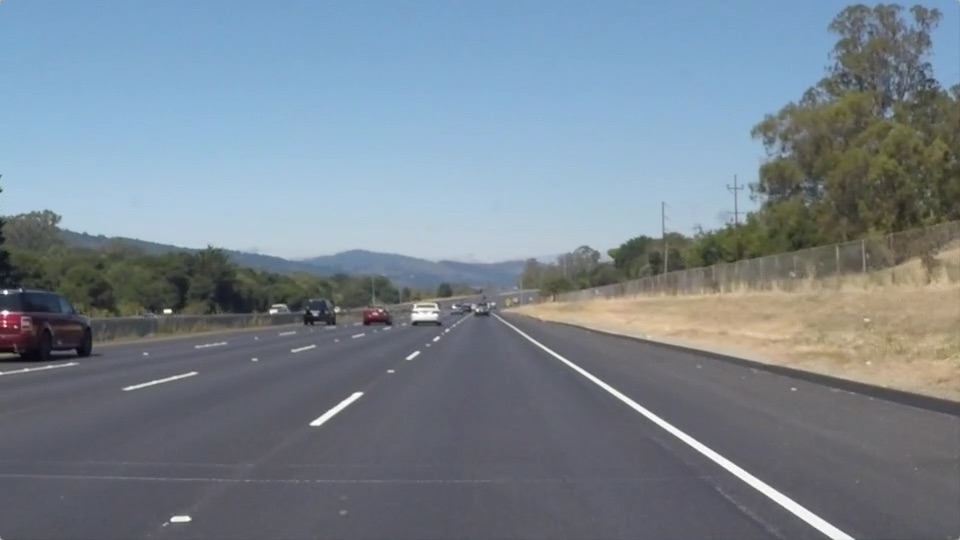
#> input picture test_images/solidWhiteRight.jpg, 960 x 540 px
$ jupyter execute --allow-errors P1.ipynb   (shell and % lines are left out)
#> lines starting #> are read from the running program, lines starting #| are printed output that depends on the picture; after the words box and inside, x2 and y2 are one past the last pixel; in counts of white or black regions, pixels touching at a corner belong together
# Self-Driving Car Engineer Nanodegree

## Project: **Finding Lane Lines on the Road**
***
In this project, you will use the tools you learned about in the lesson to identify lane lines on the road.  You can develop your pipeline on a series of individual images, and later apply the result to a video stream (really just a series of images). Check out the video clip "raw-lines-example.mp4" (also contained in this repository) to see what the output should look like after using the helper functions below.

Once you have a result that looks roughly like "raw-lines-example.mp4", you'll need to get creative and try to average and/or extrapolate the line segments you've detected to map out the full extent of the lane lines.  You can see an example of the result you're going for in the video "P1_example.mp4".  Ultimately, you would like to draw just one line for the left side of the lane, and one for the right.

In addition to implementing code, there is a brief writeup to complete. The writeup should be completed in a separate file, which can be either a markdown file or a pdf document. There is a [write up template](https://github.com/udacity/CarND-LaneLines-P1/blob/master/writeup_template.md) that can be used to guide the writing process. Completing both the code in the Ipython notebook and the writeup template will cover all of the [rubric points](https://review.udacity.com/#!/rubrics/322/view) for this project.

---
Let's have a look at our first image called 'test_images/solidWhiteRight.jpg'.  Run the 2 cells below (hit Shift-Enter or the "play" button above) to display the image.

**Note: If, at any point, you encounter frozen display windows or other confounding issues, you can always start again with a clean slate by going to the "Kernel" menu above and selecting "Restart & Clear Output".**

---

**The tools you have are color selection, region of interest selection, grayscaling, Gaussian smoothing, Canny Edge Detection and Hough Tranform line detection.  You  are also free to explore and try other techniques that were not presented in the lesson.  Your goal is piece together a pipeline to detect the line segments in the image, then average/extrapolate them and draw them onto the image for display (as below).  Once you have a working pipeline, try it out on the video stream below.**

---

<figure>

 <figcaption>
 <p></p>
 <p style="text-align: center;"> Your output should look something like this (above) after detecting line segments using the helper functions below </p>
 </figcaption>
</figure>
 <p></p>
<figure>

 <figcaption>
 <p></p>
 <p style="text-align: center;"> Your goal is to connect/average/extrapolate line segments to get output like this</p>
 </figcaption>
</figure>

**Run the cell below to import some packages.  If you get an `import error` for a package you've already installed, try changing your kernel (select the Kernel menu above --> Change Kernel).  Still have problems?  Try relaunching Jupyter Notebook from the terminal prompt.  Also, consult the forums for more troubleshooting tips.**

## Import Packages

[cell 1]
#importing some useful packages
import matplotlib.pyplot as plt
import matplotlib.image as mpimg
import numpy as np
import cv2

## Read in an Image

[cell 2]
#reading in an image
image = mpimg.imread('test_images/solidWhiteRight.jpg')
#> image is the input picture: shape (540, 960, 3); mean R, G, B 120.3, 132.6, 143.7

#printing out some stats and plotting
print('This image is:', type(image), 'with dimensions:', image.shape)
#| This image is: <class 'numpy.ndarray'> with dimensions: (540, 960, 3)
plt.imshow(image)  # if you wanted to show a single color channel image called 'gray', for example, call as plt.imshow(gray, cmap='gray')

## Ideas for Lane Detection Pipeline

**Some OpenCV functions (beyond those introduced in the lesson) that might be useful for this project are:**

`cv2.inRange()` for color selection
`cv2.fillPoly()` for regions selection
`cv2.line()` to draw lines on an image given endpoints
`cv2.addWeighted()` to coadd / overlay two images
`cv2.cvtColor()` to grayscale or change color
`cv2.imwrite()` to output images to file
`cv2.bitwise_and()` to apply a mask to an image

**Check out the OpenCV documentation to learn about these and discover even more awesome functionality!**

## Helper Functions

Below are some helper functions to help get you started. They should look familiar from the lesson!

[cell 3]
import math

# [7 lines left out: function grayscale, not called in this run]
    # Or use BGR2GRAY if you read an image with cv2.imread()
    # return cv2.cvtColor(img, cv2.COLOR_BGR2GRAY)

def canny(img, low_threshold, high_threshold):
    """Applies the Canny transform"""
    return cv2.Canny(img, low_threshold, high_threshold)

def gaussian_blur(img, kernel_size):
    """Applies a Gaussian Noise kernel"""
    return cv2.GaussianBlur(img, (kernel_size, kernel_size), 0)

def region_of_interest(img, vertices):
    """
    Applies an image mask.

    Only keeps the region of the image defined by the polygon
    formed from `vertices`. The rest of the image is set to black.
    `vertices` should be a numpy array of integer points.
    """
    #defining a blank mask to start with
    mask = np.zeros_like(img)

    #defining a 3 channel or 1 channel color to fill the mask with depending on the input image
    if len(img.shape) > 2:
        channel_count = img.shape[2]  # i.e. 3 or 4 depending on your image
        ignore_mask_color = (255,) * channel_count
    else:
        ignore_mask_color = 255

    #filling pixels inside the polygon defined by "vertices" with the fill color
    cv2.fillPoly(mask, vertices, ignore_mask_color)

    #returning the image only where mask pixels are nonzero
    masked_image = cv2.bitwise_and(img, mask)
    return masked_image


def draw_lines(img, lines, color=[255, 0, 0], thickness=2):
    """
    NOTE: this is the function you might want to use as a starting point once you want to
    average/extrapolate the line segments you detect to map out the full
    extent of the lane (going from the result shown in raw-lines-example.mp4
    to that shown in P1_example.mp4).

    Think about things like separating line segments by their
    slope ((y2-y1)/(x2-x1)) to decide which segments are part of the left
    line vs. the right line.  Then, you can average the position of each of
    the lines and extrapolate to the top and bottom of the lane.

    This function draws `lines` with `color` and `thickness`.
    Lines are drawn on the image inplace (mutates the image).
    If you want to make the lines semi-transparent, think about combining
    this function with the weighted_img() function below
    """
    left_lines = []
    left_lengths = []
    right_lines = []
    right_lengths = []

    for line in lines:
        for x1,y1,x2,y2 in line:
            if x2 == x1:
                continue #this is to ignore the vertical lines
            line_slope = ((y2 - y1) / (x2 - x1))
            line_intercept = y1 - line_slope * x1
            line_length = np.sqrt((y2 - y1)**2 + (x2 - x1)**2)

            if line_slope < 0: #since y is reversed, a negative slope would represent a left line
                left_lines.append((line_slope, line_intercept))
                left_lengths.append(line_length)
            elif line_slope > 0: #positive slopes represent right lines
                right_lines.append((line_slope, line_intercept))
                right_lengths.append(line_length)

            #Here we form the left and right lanes by taking their average
            left_lane = np.dot(left_lengths, left_lines / np.sum(left_lengths)) if len(left_lengths) > 0 else None
            right_lane = np.dot(right_lengths, right_lines / np.sum(right_lengths)) if len(right_lengths) > 0 else None

            if left_lane is not None:
                left_slope, left_intercept = left_lane
                left_y1 = img.shape[0]
                left_x1 = int((left_y1 - left_intercept) / left_slope)
                left_y2 = int(left_y1 * 0.6)
                left_x2 = int((left_y2 - left_intercept) / left_slope)
                cv2.line(img, (left_x1, left_y1), (left_x2, left_y2), color, thickness)

            if right_lane is not None:
                right_slope, right_intercept = right_lane
                right_y1 = img.shape[0]
                right_x1 = int((right_y1 - right_intercept) / right_slope)
                right_y2 = int(right_y1 * 0.6)
                right_x2 = int((right_y2 - right_intercept) / right_slope)
                cv2.line(img, (right_x1, right_y1), (right_x2, right_y2), color, thickness)

            #cv2.line(img, (x1, y1), (x2, y2), color, thickness)

def hough_lines(img, rho, theta, threshold, min_line_len, max_line_gap):
    """
    `img` should be the output of a Canny transform.

    Returns an image with hough lines drawn.
    """
    lines = cv2.HoughLinesP(img, rho, theta, threshold, np.array([]), minLineLength=min_line_len, maxLineGap=max_line_gap)
    line_img = np.zeros((img.shape[0], img.shape[1], 3), dtype=np.uint8)
    draw_lines(line_img, lines)
    return line_img

# Python 3 has support for cool math symbols.

def weighted_img(img, initial_img, α=0.8, β=1., γ=0.):
    """
    `img` is the output of the hough_lines(), An image with lines drawn on it.
    Should be a blank image (all black) with lines drawn on it.

    `initial_img` should be the image before any processing.

    The result image is computed as follows:

    initial_img * α + img * β + γ
    NOTE: initial_img and img must be the same shape!
    """
    return cv2.addWeighted(initial_img, α, img, β, γ)

def mask_image(img):
    #This function converts the image to the HSV color space and masks it. This would help with the
    lower_white = np.array([0, 0, 200])
    upper_white = np.array([180, 255, 255])
    lower_yellow = np.array([20, 100, 100])
    upper_yellow = np.array([30, 255, 255])

    img_hsv = cv2.cvtColor(img, cv2.COLOR_BGR2HSV)
    white_mask = cv2.inRange(img_hsv, lower_white, upper_white)
    yellow_mask = cv2.inRange(img_hsv, lower_yellow, upper_yellow)
    masks_combined = white_mask | yellow_mask

    return cv2.bitwise_and(img, img, mask=masks_combined)

## Test Images

Build your pipeline to work on the images in the directory "test_images"
**You should make sure your pipeline works well on these images before you try the videos.**

[cell 4]
import os
os.listdir("test_images/")

## Build a Lane Finding Pipeline

Build the pipeline and run your solution on all test_images. Make copies into the `test_images_output` directory, and you can use the images in your writeup report.

Try tuning the various parameters, especially the low and high Canny thresholds as well as the Hough lines parameters.

[cell 5]
# TODO: Build your pipeline that will draw lane lines on the test_images
# then save them to the test_images_output directory.

img_orig = cv2.imread("test_images/solidYellowCurve.jpg")
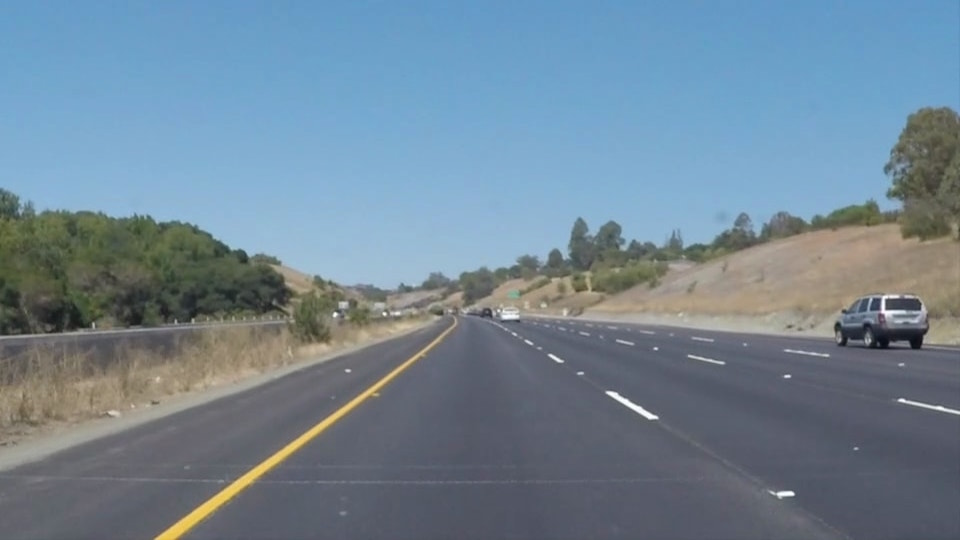
#> input picture test_images/solidYellowCurve.jpg, 960 x 540 px
#> img_orig is the input picture: shape (540, 960, 3); mean B, G, R 149, 133.4, 113
imshape = img_orig.shape
kernel_size = 3
vertices = np.array([[(0, imshape[0]), (450, 310), (490, 310), (imshape[1], imshape[0])]], dtype=np.int32)
img_hsv_masked = mask_image(img_orig)
#> in mask_image, `white_mask = cv2.inRange(img_hsv, lower_white, upper_white)`:
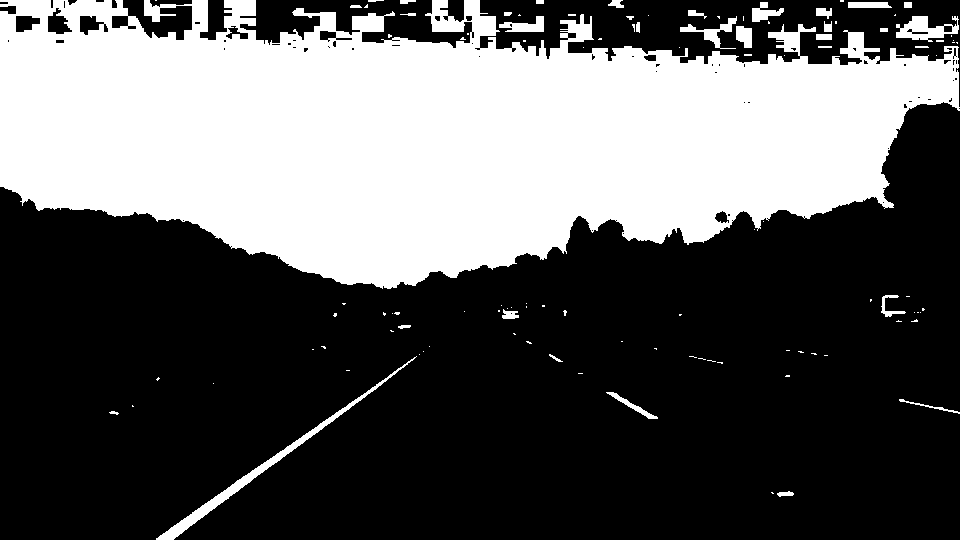
#> white_mask: shape (540, 960); 36.8% white; 110 white regions (77 under 20 px), largest, box (x1, y1, x2, y2) and area: (0, 0, 960, 289) 184293, (156, 356, 417, 540) 2001, (896, 16, 959, 42) 840
#> in mask_image, `yellow_mask = cv2.inRange(img_hsv, lower_yellow, upper_yellow)`:
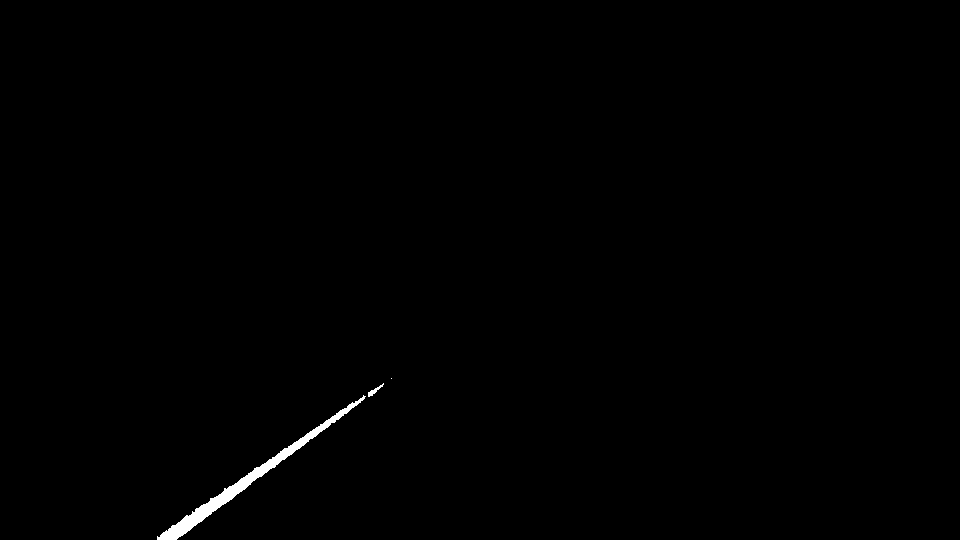
#> yellow_mask: shape (540, 960); 0.45% white; 3 white regions (1 under 20 px), largest, box (x1, y1, x2, y2) and area: (157, 395, 366, 540) 2256, (368, 383, 384, 397) 64
#> in mask_image, `return cv2.bitwise_and(img, img, mask=masks_combined)`:
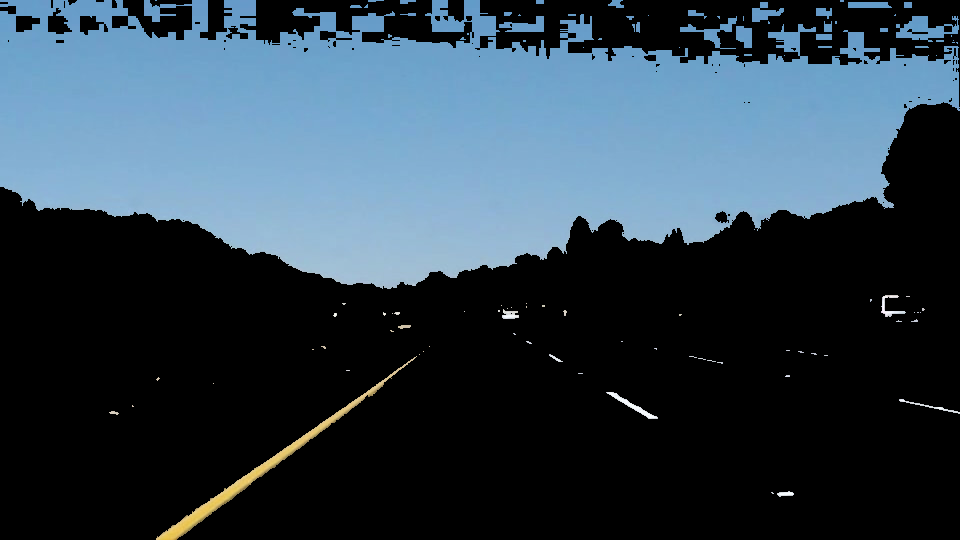
#> returned value: shape (540, 960, 3); mean of channels 0, 1, 2 76, 63.4, 46.9; drawn as B, G, R
img_gray = cv2.cvtColor(img_hsv_masked, cv2.COLOR_BGR2GRAY)
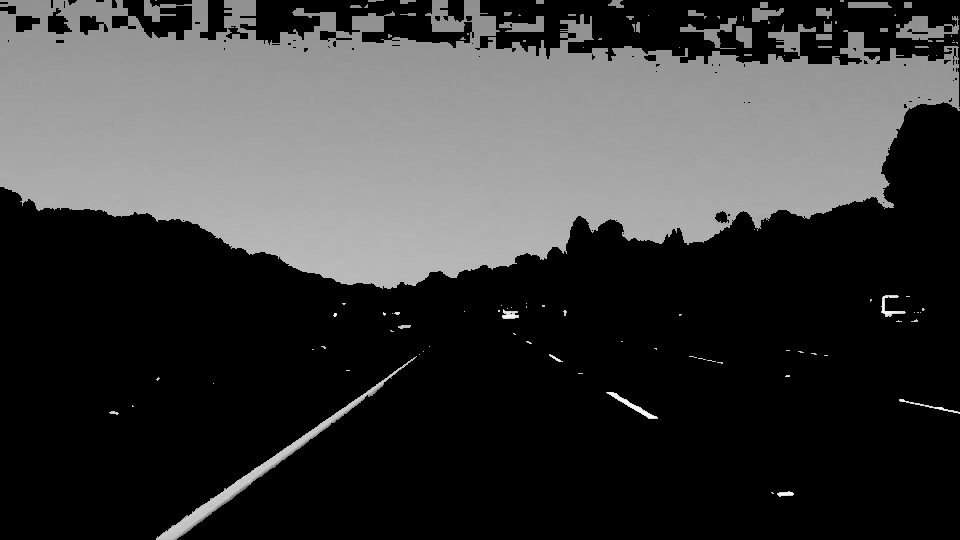
#> img_gray: shape (540, 960); min 0, max 254, mean 59.9
img_blur = gaussian_blur(img_gray, kernel_size)
img_canny = cv2.Canny(img_blur, 50, 150)
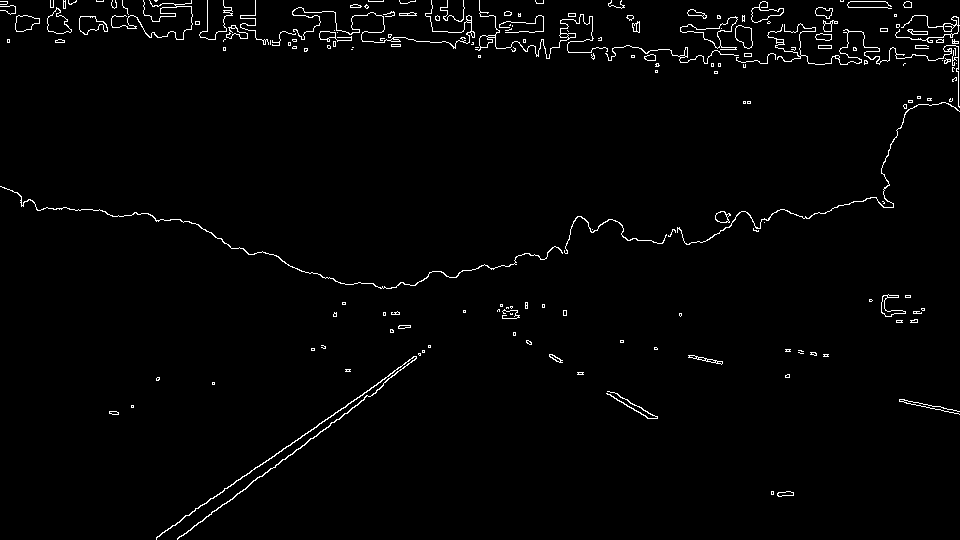
#> img_canny: shape (540, 960); 1.8% white in thin lines or dots
img_masked = region_of_interest(img_canny, vertices)
#> in region_of_interest, `cv2.fillPoly(mask, vertices, ignore_mask_color)`:
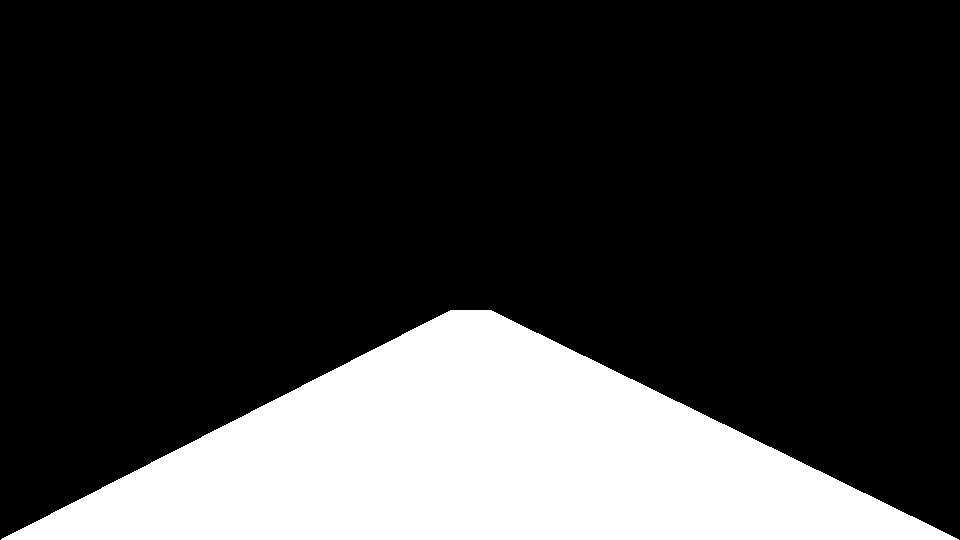
#> mask: shape (540, 960); 22.2% white; 1 white region, box (x1, y1, x2, y2) and area: (1, 310, 959, 540) 115115
#> in region_of_interest, `masked_image = cv2.bitwise_and(img, mask)`:
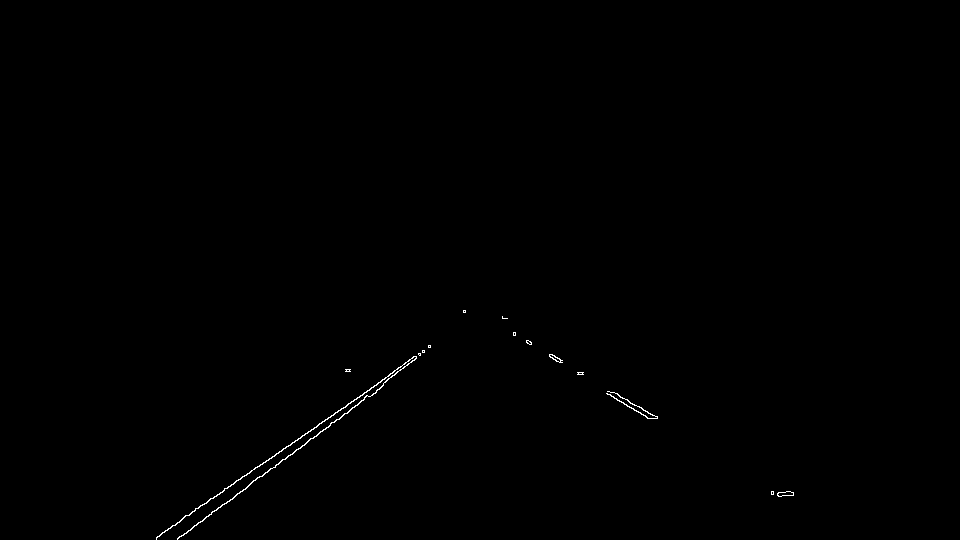
#> masked_image: shape (540, 960); 0.23% white in thin lines or dots, all inside (x1, y1, x2, y2) = (156, 310, 794, 540)
img_lines = hough_lines(img_masked, 2, np.pi/180, 15, 40, 20)
#> in hough_lines, `lines = cv2.HoughLinesP(img, rho, theta, threshold, np.array([]), minL..`: lines = 13 rows, first 6: [156, 537, 430, 345], [177, 538, 336, 419], [183, 535, 383, 385], [607, 391, 648, 418], [611, 392, 657, 417], [157, 536, 257, 466]
#> the loop in draw_lines, `for line in lines:` made 13 passes
#> after the loop in draw_lines, `for line in lines:`: left_lengths = [334.6, 198.6, 250, 122.1, 134.3, 63.82]; left_lines = [(-0.701, 646.3), (-0.748, 670.5), (-0.75, 672.2), (-0.7, 645.9), (-0.7, 647.8), (-0.712, 651)]; right_lengths = [49.09, 52.35, 59.91, 56.08, 48.02, 49.4, 48.55]; right_lines = [(0.659, -8.73), (0.543, 59.93), (0.66, -8.8), (0.604, 23.06), (0.61, 23.49), (0.619, 11.9), (0.634, 3.27)]
img_weighted = weighted_img(img_lines, img_orig)
#> in weighted_img, `return cv2.addWeighted(initial_img, α, img, β, γ)`:
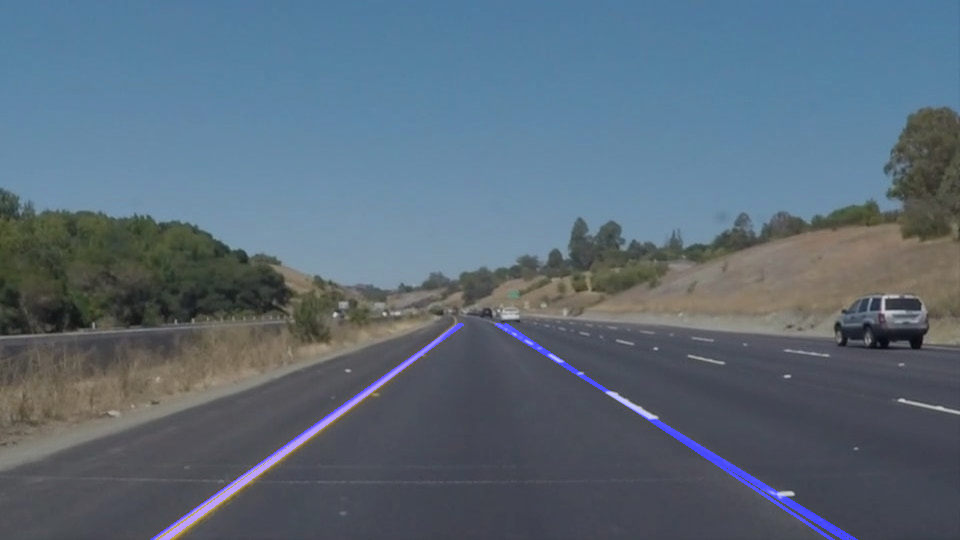
#> returned value: shape (540, 960, 3); mean of channels 0, 1, 2 121.1, 106.7, 90.4; drawn as B, G, R

#plt.imshow(img_lines, cmap='gray')
#plt.imshow(img_masked, cmap='gray')
plt.imshow(img_weighted, cmap='gray')
